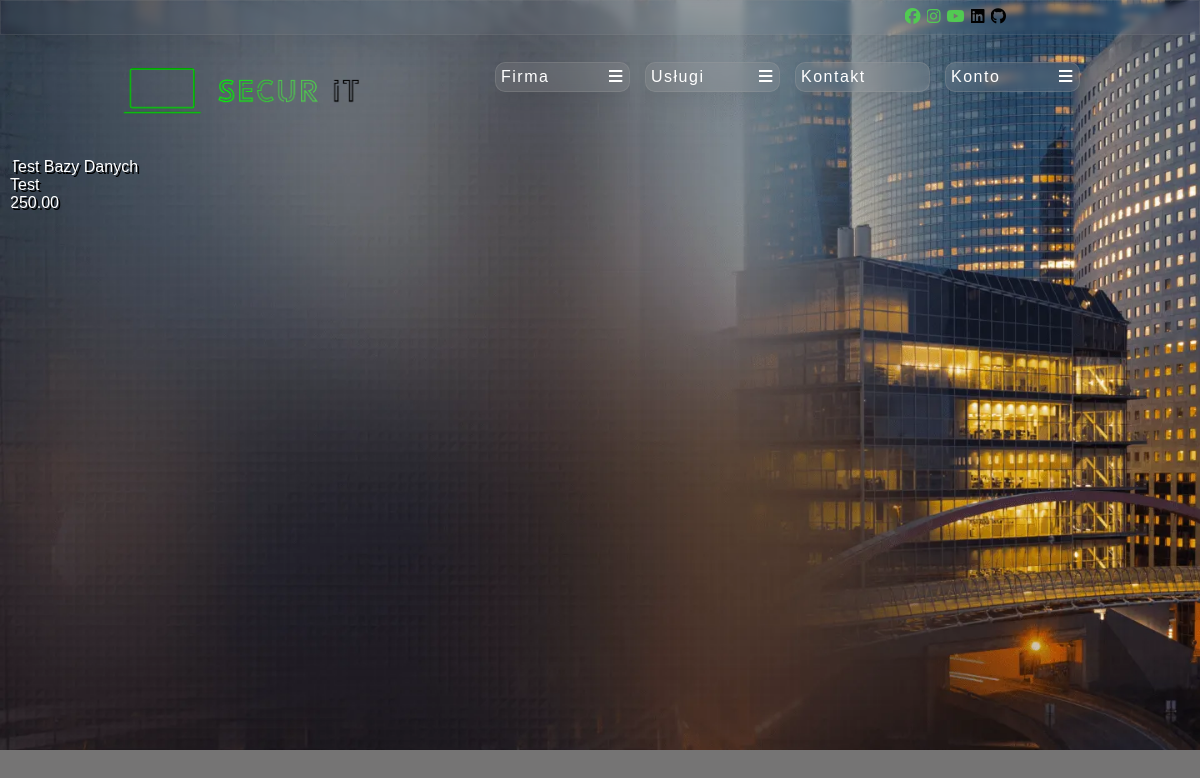
/FO/bazy_danych.php, run on the app's committed database.
### tables this page shows
create table uslugi (
    id_uslugi int primary key auto_increment,
    id_typ_uslugi int,
    nazwa varchar(100),
    opis longtext,
    cena decimal(10,2),
    foreign key (id_typ_uslugi) references typy_uslug (id_typ_uslugi)
);

### DB/db_connection.php (called while the page is built, shortened)
<?php
    class db_connection{
        var $host = "localhost";
        var $dbname = "secur_it";
        var $username = "root";
        var $password = "";
        public function databaseConnect(){
            $con = mysqli_connect($this->host, $this->username, $this->password, $this->dbname);
            if(!$con){
                die("Connection failed: " . mysqli_connect_error());
            }
            else{
                $this->connect = $con;
            }
        }
    }
?>

### DB/db_uslugi.php (called while the page is built, shortened)
<?php
    include("db_connection.php");
    class db_uslugi extends db_connection{
        function selectUslugi_bazy_danych(){
            $query = 'SELECT * FROM `uslugi` WHERE id_typ_uslugi = 3';
            $data = mysqli_query($this->connect, $query);
            if (mysqli_num_rows($data) > 0){
            return $data;
            }
        }
    }
?>

### FO/bazy_danych.php (the view, shortened to what this page needs)
<!DOCTYPE html>
<html lang="pl">
<head>
    <link rel="stylesheet" href="./style.css">
    <link rel="stylesheet" href="https://cdnjs.cloudflare.com/ajax/libs/font-awesome/4.7.0/css/font-awesome.min.css">
</head>
<body>
    <main class="main">
        <?php
            include("header.php");
            include("nav.php");
        ?>
        <?php
            include('../DB/db_uslugi.php');
            $baza = new db_uslugi();
            $baza->databaseConnect();
            $data = $baza->selectUslugi_bazy_danych();
            if (!empty($data)){
            ?>
        <div class="tresc">
        <?php
            while($row = mysqli_fetch_assoc($data))
            {
                echo "<div id='wpis' class='artykul'>
                ".$row['nazwa']."
                <br>".$row['opis']."
                <br>".$row['cena']."
                </div>";
            }
            }else {
                echo "Brak usług";
            }
        ?>
        </div>
    </main>
</body>
</html>

### FO/style.css (style rules this page uses)
* { margin: 0; text-decoration: none; overflow: hidden; font-family: 'Gill Sans', 'Gill Sans MT', Calibri, 'Trebuchet MS', sans-serif; box-sizing: border-box; }
body { background-color: rgb(117, 116, 116); display: flex; flex-direction: column; }
.main { overflow: auto; width: 100vw; height: calc(100vh - 50px); background: url('./images/placeholderbackground.jpg'); background-size: cover; margin-bottom: 50px; }
.tresc { border-radius: 10px; color: rgb(255, 255, 255); margin: 10px; overflow: auto; text-shadow: 2px 2px #000000; width: 50%; }

### data on the page
uslugi: nazwa "Test Bazy Danych", opis "Test", cena "250.00"
